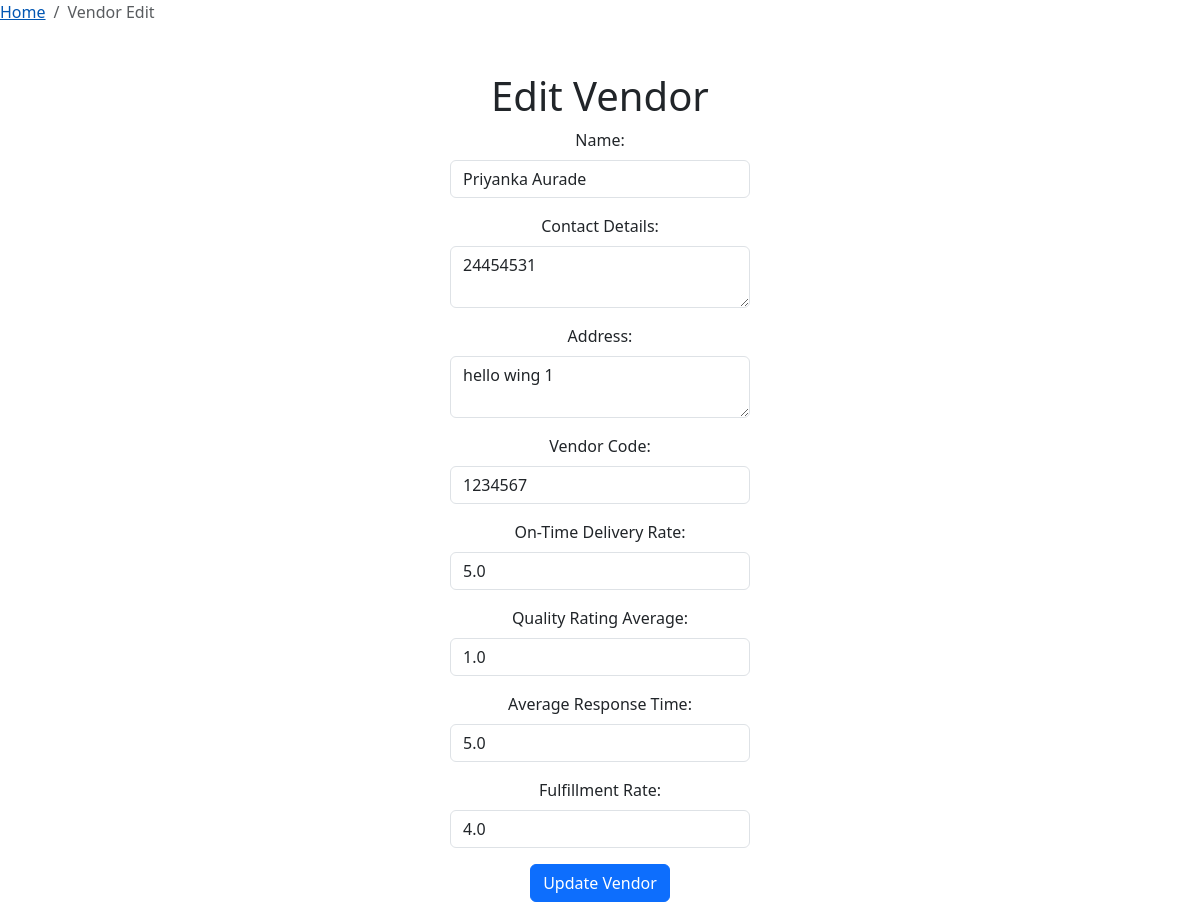
The page /edit_vendor/1/ on the database its author committed.
### vms/models.py (models this page shows, shortened)
class Vendor(models.Model):
    name = models.CharField(max_length=50)
    contact_details = models.TextField()
    address = models.TextField()
    vendor_code = models.CharField(max_length=20, unique=True)
    on_time_delivery_rate = models.FloatField(default=0)
    quality_rating_avg = models.FloatField(default=0)
    average_response_time = models.FloatField(default=0)
    fulfillment_rate = models.FloatField(default=0)

### vms/views.py (the view)
# urls.py: path('edit_vendor/<int:vendor_id>/', views.edit_vendor, name='edit_vendor'),
def edit_vendor(request, vendor_id):
    vendor = get_object_or_404(Vendor, pk=vendor_id)
    if request.method == 'POST':
        form = VendorForm(request.POST, instance=vendor)
        if form.is_valid():
            form.save()
            messages.success(request, 'Vendor data updated successfully.')
            return redirect('edit_vendor', vendor_id=vendor_id)
    else:
        form = VendorForm(instance=vendor)
    context = {
        'vendor_id': vendor_id,
        'vendor': vendor,
        'form': form,
    }
    return render(request, 'vendor/edit_vendor.html', context)

### vms/forms.py
class VendorForm(forms.ModelForm):
    class Meta:
        model = Vendor
        fields = '__all__'

### templates/vendor/edit_vendor.html (shortened to what this page needs)
<!DOCTYPE html>
<html lang="en">
<head>
    <link href="https://stackpath.bootstrapcdn.com/bootstrap/4.5.2/css/bootstrap.min.css" rel="stylesheet">
    <link href="https://cdn.jsdelivr.net/npm/bootstrap@5.3.0-alpha1/dist/css/bootstrap.min.css" rel="stylesheet">
</head>
<body>
    <div class="pagetitle">
        <nav>
          <ol class="breadcrumb">
            <li class="breadcrumb-item"><a href="{% url 'index' %}">Home</a></li>
            <li class="breadcrumb-item active">Vendor Edit</li>
          </ol>
        </nav>
    </div>
    <center>
    <div class="container">
        <h1 class="mt-5">Edit Vendor</h1>
        <form id="updateVendorForm" method="POST" action="{% url 'edit_vendor' vendor_id=vendor_id %}" enctype="multipart/form-data">
            <div class="mb-3">
                <label for="name" class="form-label">Name:</label>
                <input type="text" class="form-control form-field-lg" id="name" name="name" value="{{ vendor.name }}">
            </div>
            <div class="mb-3">
                <label for="contact_details" class="form-label">Contact Details:</label>
                <textarea class="form-control form-field-lg" id="contact_details" name="contact_details">{{ vendor.contact_details }}</textarea>
            </div>
            <div class="mb-3">
                <label for="address" class="form-label">Address:</label>
                <textarea class="form-control form-field-lg" id="address" name="address">{{ vendor.address }}</textarea>
            </div>
            <div class="mb-3">
                <label for="vendor_code" class="form-label">Vendor Code:</label>
                <input type="text" class="form-control form-field-lg" id="vendor_code" name="vendor_code" value="{{ vendor.vendor_code }}">
            </div>
            <div class="mb-3">
                <label for="on_time_delivery_rate" class="form-label">On-Time Delivery Rate:</label>
                <input type="number" class="form-control form-field-lg" id="on_time_delivery_rate" name="on_time_delivery_rate" step="0.01" value="{{ vendor.on_time_delivery_rate }}">
            </div>
            <div class="mb-3">
                <label for="quality_rating_avg" class="form-label">Quality Rating Average:</label>
                <input type="number" class="form-control form-field-lg" id="quality_rating_avg" name="quality_rating_avg" step="0.01" value="{{ vendor.quality_rating_avg }}">
            </div>
            <div class="mb-3">
                <label for="average_response_time" class="form-label">Average Response Time:</label>
                <input type="number" class="form-control form-field-lg" id="average_response_time" name="average_response_time" step="0.01" value="{{ vendor.average_response_time }}">
            </div>
            <div class="mb-3">
                <label for="fulfillment_rate" class="form-label">Fulfillment Rate:</label>
                <input type="number" class="form-control form-field-lg" id="fulfillment_rate" name="fulfillment_rate" step="0.01" value="{{ vendor.fulfillment_rate }}">
            </div>
            <button type="submit" class="btn btn-primary" id="updateBtn">Update Vendor</button>
        </form>
    </div>
    </center>
</body>
</html>

### templates/vendor/edit_vendor.html (style rules this page uses)
@media (min-width: 992px) { .form-field-lg { max-width: 300px; } }

### rows shown on the page
Vendor: name "Priyanka Aurade", contact_details "24454531", address "hello wing 1", vendor_code "1234567", on_time_delivery_rate "5.0", quality_rating_avg "1.0", average_response_time "5.0", fulfillment_rate "4.0"
